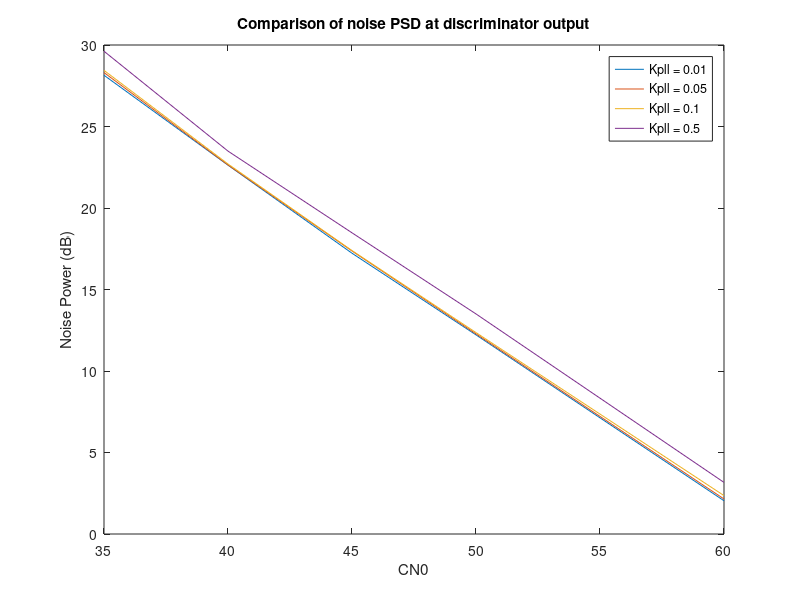
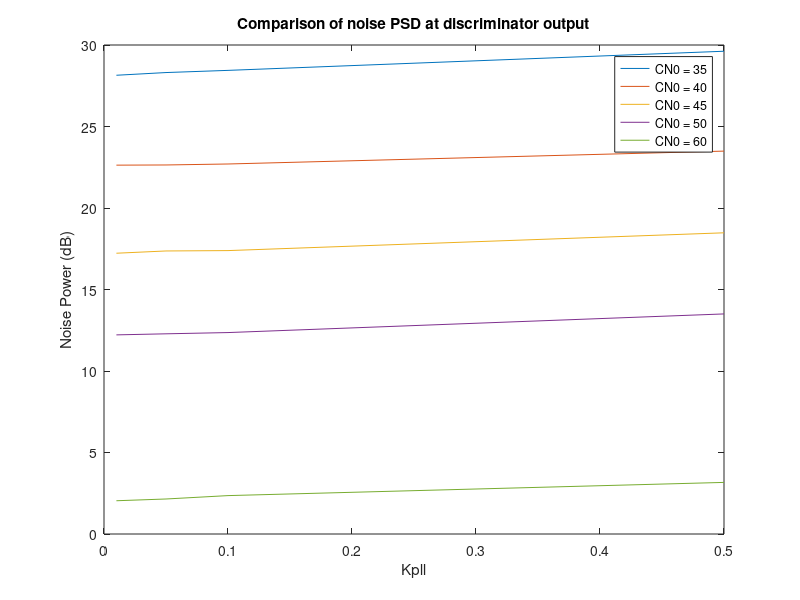
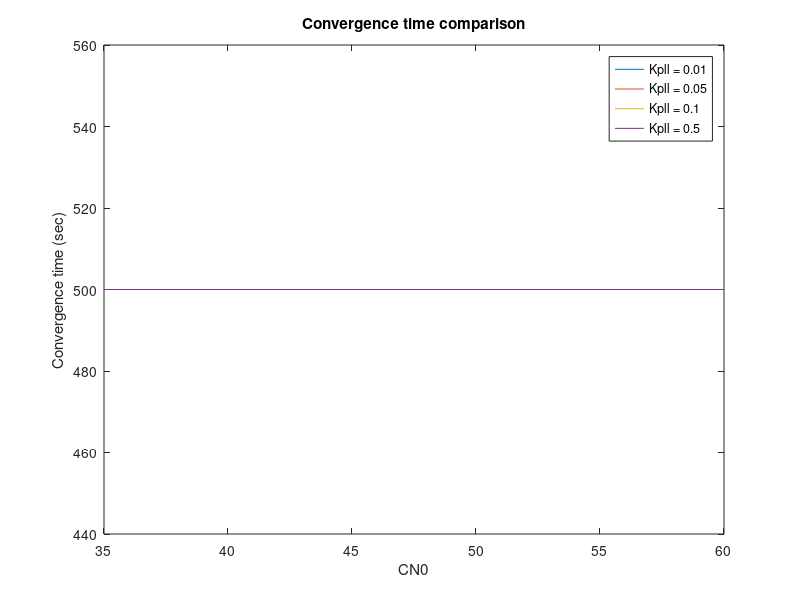
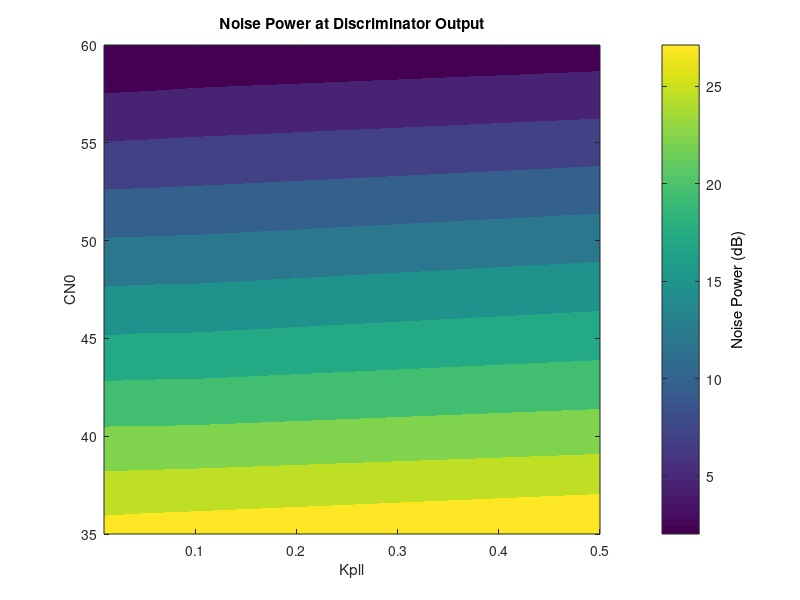

Source code (MATLAB) for these figures, in order:
clear all; close all; clc;
%% Noise charactization plots: First Order PLL
Kpll = [0.01 0.05 0.1 0.5];
cn0 = [35 40 45 50 60];

noisePowerK001 = [652.237448 183.196869 52.791025 16.658201 1.599654];
thresholdK001 = [500 500 500 500 500];
noisePowerK005 = [677.620497 183.658355 54.505032 16.910811 1.639800];
thresholdK005 = [500 500 500 500 500];
noisePowerK01 = [698.782236 186.214484 54.790660 17.211559 1.720205];
thresholdK01 = [500 500 500 500 500];
noisePowerK05 = [915.654036 223.374036 70.439770 22.394798 2.072684];
thresholdK05 = [500 500 500 500 500];

noisePowerKdB = 10*log10([noisePowerK001' noisePowerK005' noisePowerK01' noisePowerK05']);
noiseThresholdK = [thresholdK001' thresholdK005' thresholdK01' thresholdK05'];

[KPLL,CN0] = meshgrid(Kpll,cn0);

figure; plot(cn0, noisePowerKdB(:,1), ...
             cn0, noisePowerKdB(:,2), ...
             cn0, noisePowerKdB(:,3), ...
             cn0, noisePowerKdB(:,4));
xlabel('CN0'); ylabel('Noise Power (dB)');
legend('Kpll = 0.01', 'Kpll = 0.05', 'Kpll = 0.1', 'Kpll = 0.5');
title('Comparison of noise PSD at discriminator output');

figure; plot(Kpll, noisePowerKdB(1,:), ...
             Kpll, noisePowerKdB(2,:), ...
             Kpll, noisePowerKdB(3,:), ...
             Kpll, noisePowerKdB(4,:), ...
             Kpll, noisePowerKdB(5,:));
xlabel('Kpll'); ylabel('Noise Power (dB)');
legend('CN0 = 35', 'CN0 = 40', 'CN0 = 45', 'CN0 = 50', 'CN0 = 60')
title('Comparison of noise PSD at discriminator output');

figure; plot(cn0, thresholdK001, ...
             cn0, thresholdK005, ...
             cn0, thresholdK01, ...
             cn0, thresholdK05);
xlabel('CN0'); ylabel('Convergence time (sec)');
legend('Kpll = 0.01', 'Kpll = 0.05', 'Kpll = 0.1', 'Kpll = 0.5');
title('Convergence time comparison');

figure;
[~,ph] = contourf(KPLL, CN0, noisePowerKdB);
set(ph,'LineColor','none')
grid off;
xlabel('Kpll'); ylabel('CN0'); 
k = colorbar;
set(get(k,'label'),'string', 'Noise Power (dB)');
title('Noise Power at Discriminator Output');

%% Noise charactization plots: Second Order PLL
Bl = [10 20 30 40 50 60];
cn0 = [35 40 45 50 60];
noisePowerBl10 = [1090.278549 271.844448 80.020182 24.870782 2.447463]; 
thresholdBl10 = [1000 1100 1100 1500 2000];
noisePowerBl20 = [1134.436031 264.879452 79.240616 25.433156 2.426378]; 
thresholdBl20 = [1000 1000 1000 1200 1200];
noisePowerBl30 = [1236.048311 281.420084 81.877807 24.411705 2.502479]; 
thresholdBl30 = [1000 1000 1000 900 800];
noisePowerBl40 = [1234.120404 271.186310 81.766125 25.189881 2.527062]; 
thresholdBl40 = [800 800 800 700 600];
noisePowerBl50 = [1243.855370 286.371578 81.335278 26.410251 2.656466]; 
thresholdBl50 = [800 800 600 600 500];
noisePowerBl60 = [1237.519903 281.098273 87.126546 26.700544 2.683888]; 
thresholdBl60 = [500 500 500 500 500];

noisePowerdB = 10*log10([noisePowerBl10' noisePowerBl20' noisePowerBl30' noisePowerBl40' noisePowerBl50' noisePowerBl60']);
noiseThreshold = [thresholdBl10' thresholdBl20' thresholdBl30' thresholdBl40' thresholdBl50' thresholdBl60'];

[BL,CN0] = meshgrid(Bl,cn0);

figure; plot(cn0, noisePowerdB(:,1), ...
             cn0, noisePowerdB(:,2), ...
             cn0, noisePowerdB(:,3), ...
             cn0, noisePowerdB(:,4), ...
             cn0, noisePowerdB(:,5), ...
             cn0, noisePowerdB(:,6));
xlabel('CN0'); ylabel('Noise Power (dB)');
legend('BW = 10 Hz', 'BW = 20 Hz', 'BW = 30 Hz', 'BW = 40 Hz', 'BW = 50 Hz', 'BW = 60 Hz')
title('Comparison of noise PSD at discriminator output');

figure; plot(Bl, noisePowerdB(1,:), ...
             Bl, noisePowerdB(2,:), ...
             Bl, noisePowerdB(3,:), ...
             Bl, noisePowerdB(4,:), ...
             Bl, noisePowerdB(5,:));
xlabel('BW (Hz)'); ylabel('Noise Power (dB)');
legend('CN0 = 35', 'CN0 = 40', 'CN0 = 45', 'CN0 = 50', 'CN0 = 60')
title('Comparison of noise PSD at discriminator output');

figure; plot(cn0, thresholdBl10, ...
             cn0, thresholdBl20, ...
             cn0, thresholdBl30, ...
             cn0, thresholdBl40, ...
             cn0, thresholdBl50, ...
             cn0, thresholdBl60);
xlabel('CN0'); ylabel('Convergence time (sec)');
legend('BW = 10 Hz', 'BW = 20 Hz', 'BW = 30 Hz', 'BW = 40 Hz', 'BW = 50 Hz', 'BW = 60 Hz')
title('Convergence time comparison');

figure;
[~,ph] = contourf(BL, CN0, noisePowerdB);
set(ph,'LineColor','none')
grid off;
xlabel('Bandwidth (Hz)'); ylabel('CN0'); 
k = colorbar;
set(get(k,'label'),'string', 'Noise Power (dB)');
title('Noise Power at Discriminator Output');
